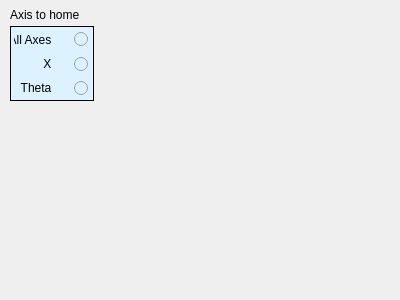
<?xml version="1.0" encoding="UTF-8"?>
<ui version="4.0">
 <class>home_system</class>
 <widget class="QWidget" name="home_system">
  <property name="geometry">
   <rect>
    <x>0</x>
    <y>0</y>
    <width>400</width>
    <height>300</height>
   </rect>
  </property>
  <property name="windowTitle">
   <string>Form</string>
  </property>
  <widget class="QWidget" name="layoutWidget">
   <property name="geometry">
    <rect>
     <x>10</x>
     <y>10</y>
     <width>84</width>
     <height>91</height>
    </rect>
   </property>
   <layout class="QVBoxLayout" name="upper_lyr_vert">
    <item>
     <widget class="QLabel" name="label">
      <property name="maximumSize">
       <size>
        <width>16777215</width>
        <height>10</height>
       </size>
      </property>
      <property name="text">
       <string>Axis to home</string>
      </property>
     </widget>
    </item>
    <item>
     <widget class="QFrame" name="axis_home_frame">
      <property name="styleSheet">
       <string notr="true">background:rgb(220, 242, 255)</string>
      </property>
      <property name="frameShape">
       <enum>QFrame::Box</enum>
      </property>
      <property name="frameShadow">
       <enum>QFrame::Plain</enum>
      </property>
      <widget class="QWidget" name="">
       <property name="geometry">
        <rect>
         <x>4</x>
         <y>4</y>
         <width>74</width>
         <height>67</height>
        </rect>
       </property>
       <layout class="QVBoxLayout" name="axis_home_radio_vert">
        <property name="spacing">
         <number>6</number>
        </property>
        <item>
         <widget class="QRadioButton" name="all_axes_radio">
          <property name="layoutDirection">
           <enum>Qt::RightToLeft</enum>
          </property>
          <property name="text">
           <string>All Axes     </string>
          </property>
         </widget>
        </item>
        <item>
         <widget class="QRadioButton" name="x_radio">
          <property name="layoutDirection">
           <enum>Qt::RightToLeft</enum>
          </property>
          <property name="text">
           <string>X     </string>
          </property>
         </widget>
        </item>
        <item>
         <widget class="QRadioButton" name="theta_radio">
          <property name="layoutDirection">
           <enum>Qt::RightToLeft</enum>
          </property>
          <property name="text">
           <string>Theta     </string>
          </property>
         </widget>
        </item>
       </layout>
      </widget>
     </widget>
    </item>
   </layout>
  </widget>
 </widget>
 <resources/>
 <connections/>
</ui>
